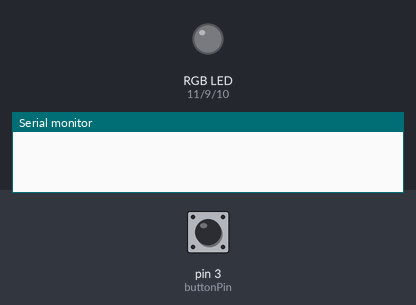
The sketch below on a simulated Arduino Uno, built with avr-gcc and run on an emulated ATmega328P. On the bench: an RGB LED mixed from three pins (HIGH = lit), the last lines printed to the serial monitor. The test bench sets the inputs (shaded band); at power-on: pin 3 (buttonPin) HIGH.

Above: at 1.2 s.
1.3 s: pin 3 (buttonPin) pulled LOW for 1 s
At 3.3 s:
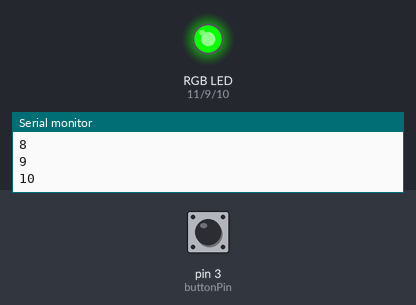
4.3 s: pin 3 (buttonPin) pulled LOW for 0.15 s
At 4.9 s:
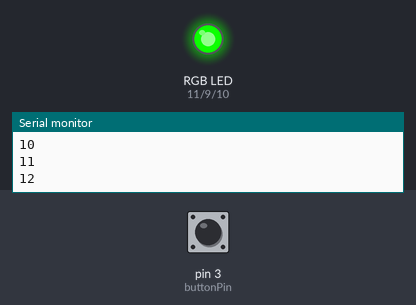
Timing chart, 0 to 7.3 s (numbered marks = the images above; inputs shaded):
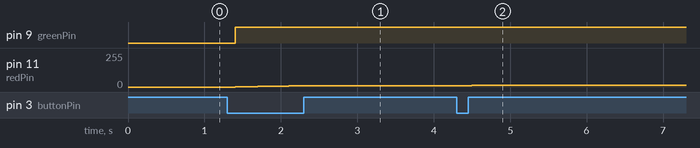

The sketch:

RGB_led2.ino
```cpp
const int buttonPin = 3;
const int redPin = 11;
const int greenPin = 9;
const int bluePin = 10;
int red = 0;
int green = 0;
int blue = 0;
int c = 0;

void setup() {
  pinMode(buttonPin, INPUT);
  pinMode(redPin, OUTPUT);
  pinMode(greenPin, OUTPUT);
  pinMode(bluePin, OUTPUT);
  Serial.begin(57600);
}

void loop() {
  int buttonState;
  buttonState = digitalRead(buttonPin);

  if (buttonState == LOW){
    c++;
    Serial.println(c);
    delay(100); //alterar delay
    updateLED(c);
  }
}

void updateLED(int c){
  if (c <= 255){
    setColor(c,255,0);
  } else if (c <= 510){
    setColor(255,510-c,0);
  }
}

void setColor(int red, int green, int blue)
{
  analogWrite(redPin, red);
  analogWrite(greenPin, green);
  analogWrite(bluePin, blue);
}
```

Measured:
- after the input at 1.3 s, pin 9 (greenPin): LOW → HIGH after 0.10 s; pin 11 (redPin): moves from 0/255 to 10/255 over 0.90 s, starting after 0.10 s
- after the input at 4.3 s, pin 11 (redPin): 10/255 → 11/255 after 0.10 s, → 12/255 0.10 s later
